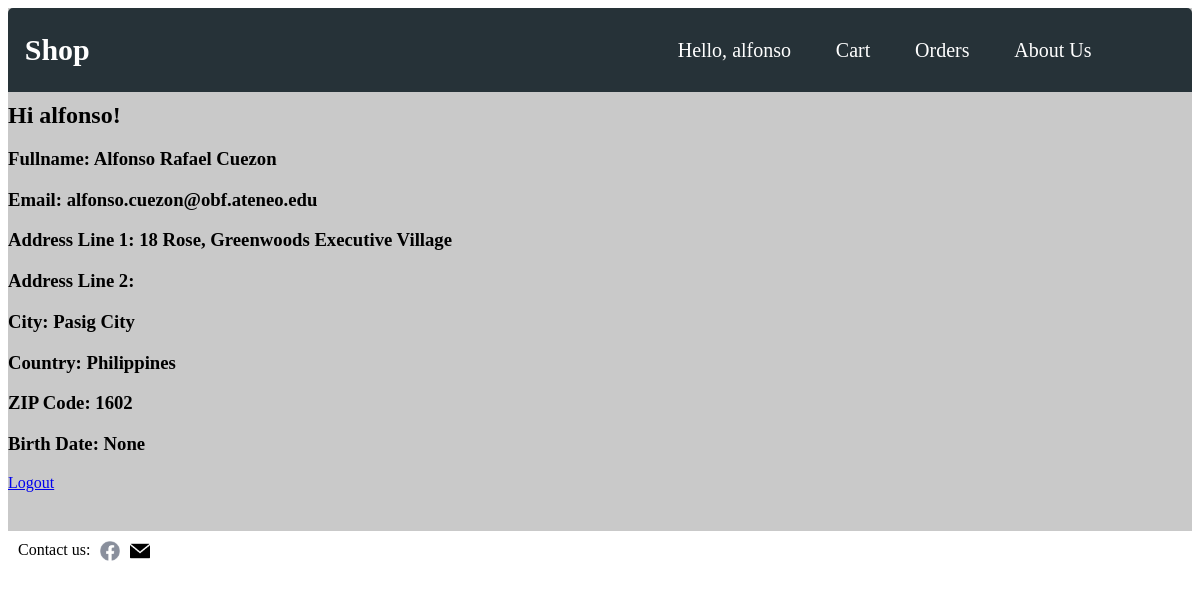
The app's page /profile/ (signed in) with its own data.
### pages/models.py (models this page shows, shortened)
class Address(models.Model):
    address_id = models.AutoField(primary_key=True)  # Primary Key
    user = models.ForeignKey("Profile", on_delete=models.CASCADE)
    address_type = models.CharField(max_length=1, default="H")  # Address Type
    address_line_1 = models.CharField(max_length=50, blank=True)
    address_line_2 = models.CharField(max_length=50, blank=True)
    city = models.CharField(max_length=10, blank=True)
    country = models.CharField(max_length=15, blank=True)
    zip_code = models.CharField(max_length=8, blank=True)
    '''
    Method to display human readable field instead of
    the non-descriptive ID primary key
    '''
    """
    Method to get the address type (Home, Work, etc.)
    """
    """
    Method to set the address type
    """

class Profile(models.Model):
    user = models.OneToOneField(
        User, on_delete=models.CASCADE)  # Base user model/object
    birth_date = models.DateField(
        null=True, blank=True)  # Birthday of the user
    """
    Method to automatically create profile object when a User is created
    """
    """
    Method to automatically save changes to profile if changes are made
    """
    '''
    Method to display human readable field instead of
    the non-descriptive ID primary key
    '''

### pages/views.py (the view)
# urls.py: path('profile/', profile_view, name='profile'), #account information
@login_required(login_url='/accounts/login/')
def profile_view(request, *args, **kwargs):
    address = Address.objects.get(user=request.user.profile)
    context = {
        "address": address,
        "title": "Shop: My Profile"
    }
    return render(request, "profile.html", context)

### templates/profile.html (shortened to what this page needs)
{% extends 'base.html' %} {% load static %} {% block styles %}
<link rel="stylesheet" type="text/css" href="{% static 'css/profile.css' %}" />
{% endblock styles %} {% block content %}
<div class="profile-container">
  {% if user.is_authenticated %}
  <h2 class="greeting">Hi {{ user.username }}!</h2>
  <h3>Fullname: {{ user.get_full_name }}</h3>
  <h3>Email: {{ user.email }}</h3>
  <h3>Address Line 1: {{ address.address_line_1}}</h3>
  <h3>Address Line 2: {{ address.address_line_2  }}</h3>
  <h3>City: {{ address.city }}</h3>
  <h3>Country: {{ address.country  }}</h3>
  <h3>ZIP Code: {{ address.zip_code  }}</h3>
  <h3>Birth Date: {{ user.profile.birth_date }}</h3>
  <p><a href ="{% url 'logout' %}">Logout</a></p>
  {% else %}
  <p>You are not logged in</p>
  <a href="{% url 'login' %}">Log In</a>
  {% endif %}
</div>
{% endblock %}

### templates/base.html (shortened to what this page needs)
{% load static %}
<!DOCTYPE html>
<html class="no-js">
  <head>
    <link rel="stylesheet" type="text/css" href="{% static 'css/base.css'%}" />
    {% block styles %}{% endblock styles %}
  </head>
  <body>
    <div class="wrapper">
      <div class="header">
        <div class="head-logo">
          <a href = "/" class="company-link"><h1 class="company">Shop</h1></a>
        </div>
        <div class="nav">
          <ul class="links">
            <li><a href ="/profile" class = "links-anchor">
            {% if user.is_authenticated %}
            Hello, {{user.username}}
            {% else %}
            Login
            {% endif %}
            </a></li>
            <li><a href ="/my-cart" class = "links-anchor">Cart</a></li>
            <li><a href ="/my-orders" class = "links-anchor">Orders</a></li>
            <li><a href ="/about-us" class = "links-anchor">About Us</a></li>
          </ul>
        </div>
      </div>
      <div class="content-wrap">
        {% block content %}{% endblock %}
      </div>
    </div>
    <div class="footer">
      <p>Contact us:</p>
      <div class="foot-cont">
        <img src="{% static '/img/fb_logo.png'%}" alt="Facebook Page" />
      </div>
      <div class="foot-cont">
        <img src="{% static '/img/mail.png'%}" alt="Email Address" />
      </div>
      <div class="foot-cont">
      </div>
    </div>
  </body>
</html>

### static/css/base.css (style rules this page uses)
*, *::before, *::after { box-sizing: border-box; font-family: montserrat; }
.wrapper { margin: 0 auto; background-color: #c9c9c9; padding: 0 0 2% 0; }
.header { display: flex; background-color: #263238; padding: 5px; margin-bottom: 10px; border-radius: 5px 5px 0px 0px; }
.head-logo { padding-left: 1%; margin-right: 20%; flex: 1 1 auto; }
.company-link:link { text-decoration: none; }
.company { color: white; font-family: montserrat; font-size: 30px; }
.nav { flex: 0 1 600px; display: flex; align-items: center; justify-content: end; }
.links { width: 100%; list-style-type: none; display: flex; align-items: center; justify-content: center; }
.links > li { margin-right: 8%; }
.links-anchor { text-align: center; color: white; font-size: 20px; cursor: pointer; text-decoration: none; }
.content-wrap { margin: auto; width: 100%; }
.footer { display: flex; flex-flow: row nowrap; margin-top: 10px; }
.footer img { width: 20px; }
.footer > p { margin: 0 10px; padding: 0; }
.foot-cont { flex: 0 0 30px; }

### static/css/profile.css (style rules this page uses)
.greeting { margin:auto; }

### records on screen
Address: address_line_1 "18 Rose, Greenwoods Executive Village", city "Pasig City", country "Philippines", zip_code "1602"

### other values on screen
{{ user.username }} "alfonso"
{{ user.get_full_name }} "Alfonso Rafael Cuezon"
{{ user.email }} "alfonso.cuezon@obf.ateneo.edu"
{{ user.profile.birth_date }} "None"
